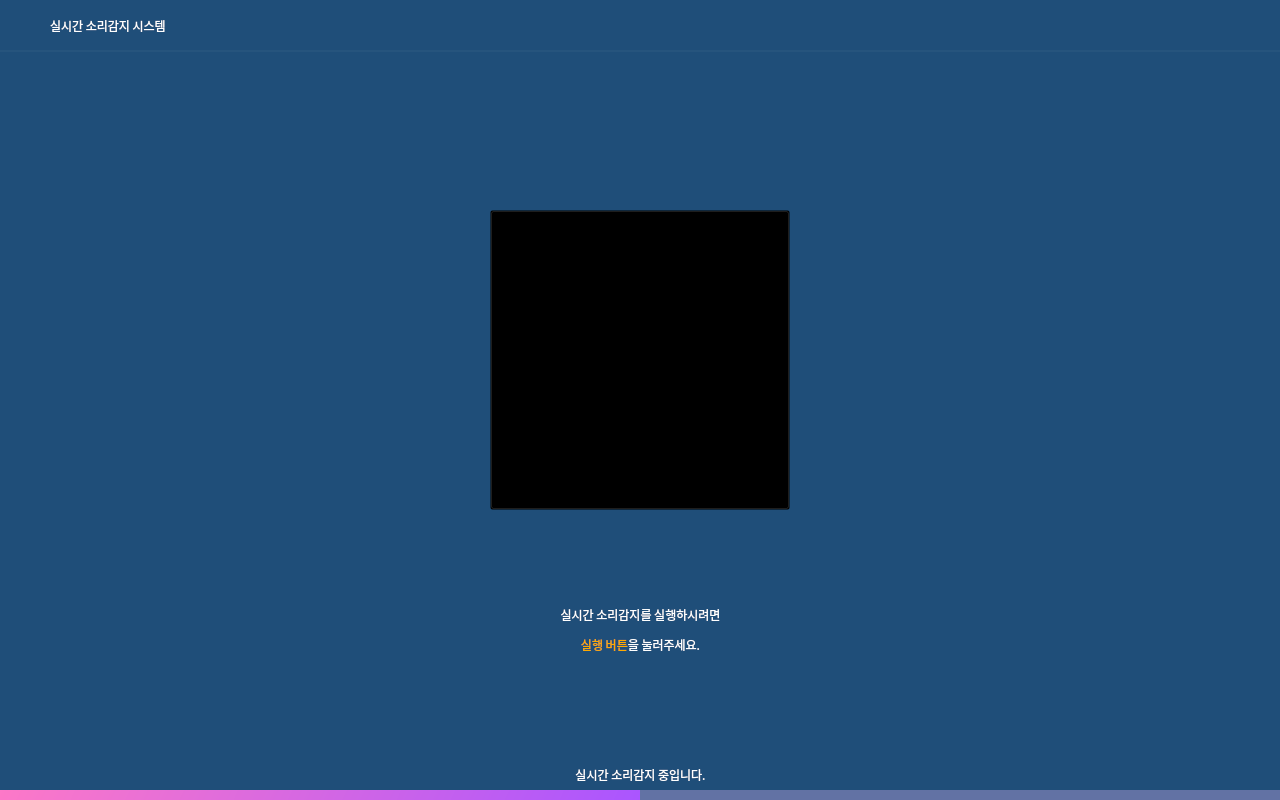
<?xml version="1.0" encoding="UTF-8"?>
<ui version="4.0">
 <class>Form</class>
 <widget class="QWidget" name="Form">
  <property name="geometry">
   <rect>
    <x>0</x>
    <y>0</y>
    <width>1280</width>
    <height>800</height>
   </rect>
  </property>
  <property name="minimumSize">
   <size>
    <width>1280</width>
    <height>800</height>
   </size>
  </property>
  <property name="maximumSize">
   <size>
    <width>1280</width>
    <height>800</height>
   </size>
  </property>
  <property name="windowTitle">
   <string>Form</string>
  </property>
  <property name="styleSheet">
   <string notr="true">background-color: rgb(31, 78, 121);</string>
  </property>
  <widget class="QLabel" name="program_name">
   <property name="geometry">
    <rect>
     <x>50</x>
     <y>10</y>
     <width>231</width>
     <height>31</height>
    </rect>
   </property>
   <property name="font">
    <font>
     <family>Franklin Gothic Heavy</family>
    </font>
   </property>
   <property name="styleSheet">
    <string notr="true">color : rgb(255,255,255);
background : transparent;</string>
   </property>
   <property name="text">
    <string>실시간 소리감지 시스템</string>
   </property>
   <property name="alignment">
    <set>Qt::AlignLeading|Qt::AlignLeft|Qt::AlignVCenter</set>
   </property>
  </widget>
  <widget class="QLabel" name="logo">
   <property name="geometry">
    <rect>
     <x>10</x>
     <y>10</y>
     <width>31</width>
     <height>31</height>
    </rect>
   </property>
   <property name="styleSheet">
    <string notr="true">border-image: url(&quot;./resource/logo.png&quot;);
background : transparent;</string>
   </property>
   <property name="text">
    <string/>
   </property>
  </widget>
  <widget class="QLabel" name="line">
   <property name="geometry">
    <rect>
     <x>-120</x>
     <y>50</y>
     <width>2000</width>
     <height>2</height>
    </rect>
   </property>
   <property name="font">
    <font>
     <family>Arial Black</family>
    </font>
   </property>
   <property name="styleSheet">
    <string notr="true">background-color: rgb(38, 84, 125);</string>
   </property>
   <property name="text">
    <string/>
   </property>
  </widget>
  <widget class="QLabel" name="play_back">
   <property name="geometry">
    <rect>
     <x>450</x>
     <y>150</y>
     <width>400</width>
     <height>400</height>
    </rect>
   </property>
   <property name="styleSheet">
    <string notr="true">border-image: url(&quot;./resource/play_back.png&quot;);
background : transparent;</string>
   </property>
   <property name="text">
    <string/>
   </property>
  </widget>
  <widget class="QLabel" name="text1">
   <property name="geometry">
    <rect>
     <x>250</x>
     <y>570</y>
     <width>781</width>
     <height>121</height>
    </rect>
   </property>
   <property name="font">
    <font>
     <family>Franklin Gothic Heavy</family>
    </font>
   </property>
   <property name="styleSheet">
    <string notr="true">color : rgb(255,255,255);
background : transparent;</string>
   </property>
   <property name="text">
    <string>&lt;html&gt;&lt;head/&gt;&lt;body&gt;&lt;p&gt;실시간 소리감지를 실행하시려면&lt;/p&gt;&lt;p&gt;&lt;span style=&quot; color:#ffaa00;&quot;&gt;실행 버튼&lt;/span&gt;을 눌러주세요.&lt;/p&gt;&lt;/body&gt;&lt;/html&gt;</string>
   </property>
   <property name="alignment">
    <set>Qt::AlignCenter</set>
   </property>
  </widget>
  <widget class="QPushButton" name="play">
   <property name="geometry">
    <rect>
     <x>490</x>
     <y>210</y>
     <width>300</width>
     <height>300</height>
    </rect>
   </property>
   <property name="cursor">
    <cursorShape>PointingHandCursor</cursorShape>
   </property>
   <property name="styleSheet">
    <string notr="true">QPushButton {
border-image: url(&quot;./resource/play_button.png&quot;);
background : transparent;
}
QPushButton:pressed {
border-image: url(&quot;./resource/push_play.png&quot;);
background : transparent;
}</string>
   </property>
   <property name="text">
    <string/>
   </property>
  </widget>
  <widget class="QProgressBar" name="progressBar">
   <property name="geometry">
    <rect>
     <x>-10</x>
     <y>790</y>
     <width>1301</width>
     <height>16</height>
    </rect>
   </property>
   <property name="styleSheet">
    <string notr="true">QProgressBar{
background-color: rgb(98, 114, 164);
color:rgb(200,200,200);
 border-style: none;
border-bottom-right-radius: 30px;
border-bottom-left-radius: 30px;
border-top-right-radius: 30px;
border-top-left-radius: 30px;
}

QProgressBar::chunk{
border-bottom-right-radius: 30px;
border-bottom-left-radius: 30px;
border-top-right-radius: 30px;
border-top-left-radius: 30px;
background-color: qlineargradient(spread:pad, x1:0, y1:0.511364, x2:1, y2:0.523, stop:0 rgba(254, 121, 199, 255), stop:1 rgba(170, 85, 255, 255));
}</string>
   </property>
   <property name="maximum">
    <number>0</number>
   </property>
   <property name="value">
    <number>0</number>
   </property>
   <property name="alignment">
    <set>Qt::AlignCenter</set>
   </property>
  </widget>
  <widget class="QLabel" name="text2">
   <property name="geometry">
    <rect>
     <x>250</x>
     <y>760</y>
     <width>781</width>
     <height>31</height>
    </rect>
   </property>
   <property name="font">
    <font>
     <family>Franklin Gothic Heavy</family>
    </font>
   </property>
   <property name="styleSheet">
    <string notr="true">color : rgb(255,255,255);
background : transparent;</string>
   </property>
   <property name="text">
    <string>&lt;html&gt;&lt;head/&gt;&lt;body&gt;&lt;p&gt;실시간 소리감지 중입니다.&lt;/p&gt;&lt;/body&gt;&lt;/html&gt;</string>
   </property>
   <property name="alignment">
    <set>Qt::AlignCenter</set>
   </property>
  </widget>
 </widget>
 <resources/>
 <connections>
  <connection>
   <sender>play</sender>
   <signal>clicked()</signal>
   <receiver>Form</receiver>
   <slot>start()</slot>
   <hints>
    <hint type="sourcelabel">
     <x>649</x>
     <y>312</y>
    </hint>
    <hint type="destinationlabel">
     <x>243</x>
     <y>236</y>
    </hint>
   </hints>
  </connection>
 </connections>
 <slots>
  <slot>start()</slot>
  <slot>stop()</slot>
 </slots>
</ui>
